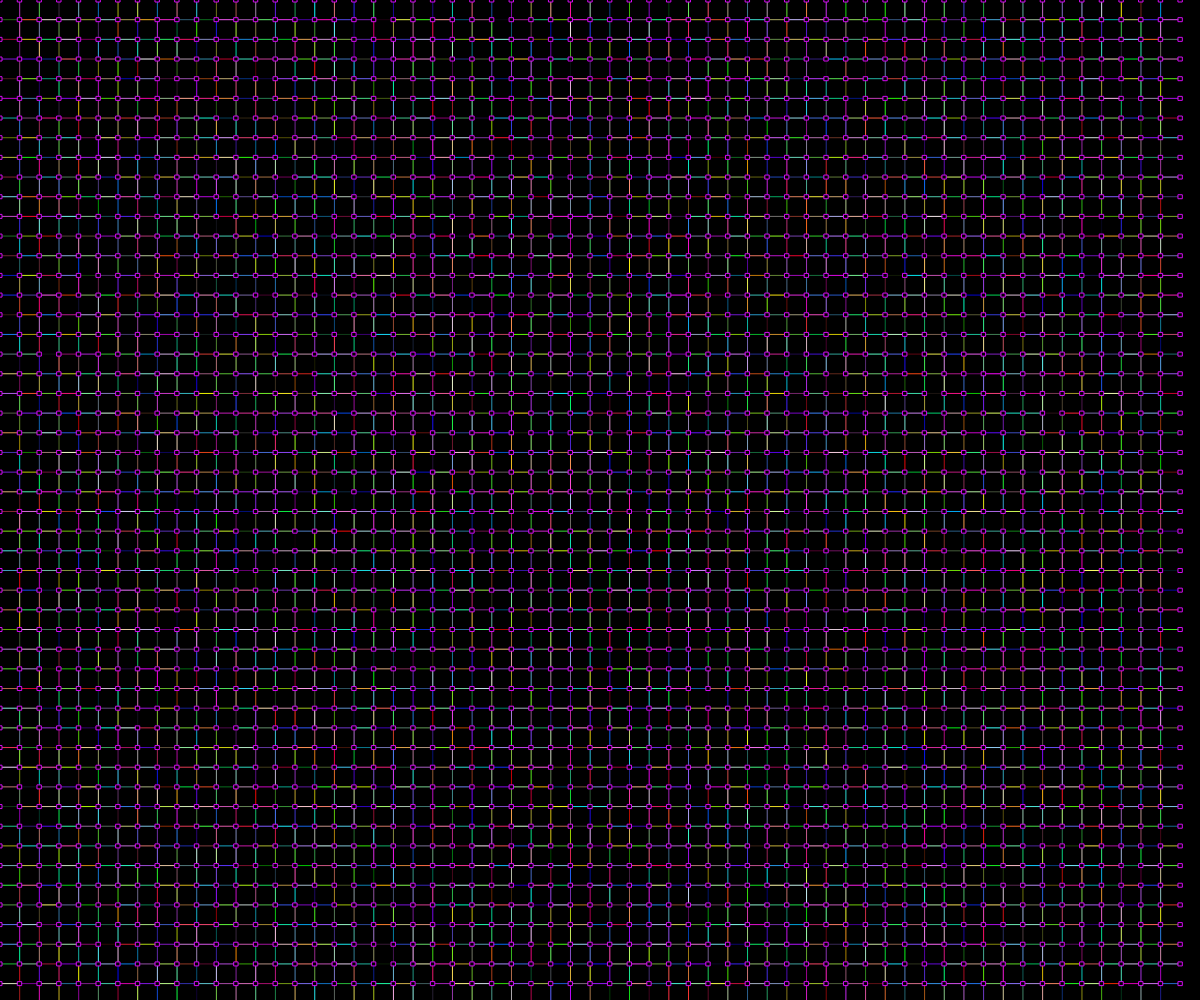
Frame 1 (no input)
Frame 60 (no input): identical to frame 1, image omitted
Frame 120 (the mouse pressed at the canvas centre since frame 60): identical to frame 1, image omitted

The p5.js sketch that drew this single still picture (run headless with seeded random() and noise() and a simulated clock; from frame 60 on, the mouse is pressed at the canvas centre):

// p5.js sketch
// ── sketch.js
let nodeArray = [];
let linkArray = [];
const cutHistory = [];

const gridCount = 60;
const friction = 0.99;
const forceMultiplier = 0.25;
const knifeRange = 10;
const speedLimit = 8;



const node = function (x, y, pinned) {
  this.pos = createVector(x, y);
  this.vel = createVector(0, 0);
  this.force = createVector(0, 0);
  this.pinned = pinned;
  this.show = () => rect(this.pos.x, this.pos.y, 4);

  this.update = () => {
    if (this.pinned) return;
    const acc = this.force.mult(forceMultiplier);

    this.vel.add(acc);
    this.vel.limit(speedLimit);
    this.pos.add(this.vel);

    this.force.mult(0);
    this.vel.mult(friction);
  };
};

const link = function (node1, node2) {
  this.node1 = node1;
  this.node2 = node2;
  
  // Generate random color for the link
  this.color = color(random(255), random(255), random(255));

  this.getMiddlePoint = () => this.node1.pos.copy().add(this.node2.pos).div(2);

  this.show = () => {
    stroke(this.color);
    line(
      this.node1.pos.x,
      this.node1.pos.y,
      this.node2.pos.x,
      this.node2.pos.y
    );
  };

  this.update = () => {
    const difference = node2.pos.copy().sub(node1.pos);
    this.node1.pinned || this.node1.force.add(difference);
    this.node2.pinned || this.node2.force.sub(difference);
  };
};


function setup() {
  noCursor()
  //const m = min(windowWidth, windowHeight);
  createCanvas(windowWidth,windowHeight);
  nodeArray = createNodes();
  linkArray = createLinks(nodeArray);
}

function createNodes() {
  const nodes = [];
  const maxDimension = max(windowWidth, windowHeight);
  const spacing = maxDimension / (gridCount + 1); // Add 1 to gridCount for the boundary nodes

  for (let j = 0; j <= gridCount; j++) {
    for (let i = 0; i <= gridCount; i++) {
      const x = i * spacing;
      const y = j * spacing;
      const pinned = i === 0 || j === 0 || i === gridCount || j === gridCount;
      nodes.push(new node(x, y, pinned));
    }
  }
  return nodes;
}

function createLinks(nodes) {
  const links = [];
  nodes.forEach((current, index) => {
    const rest = nodes.slice(index + 1);
    const neighbors = rest.filter(
      (target) => current.pos.dist(target.pos) <= width / gridCount
    );
    neighbors.forEach(
      (target) =>
        (current.pinned && target.pinned) ||
        links.push(new link(current, target))
    );
  });
  return links;
}

function draw() {
  background(0)
  //stroke(255)
  fill(0);
  
  rectMode(CENTER);

  linkArray.forEach((link) => link.update());
  nodeArray.forEach((node) => node.update());

  linkArray.forEach((link) => link.show());
  nodeArray.forEach((node) => node.show());

  if (keyIsPressed && (key == " " || key == "u" || key == "U")) undo();
}

function undo() {
  if (!cutHistory.length) return;
  const tail = cutHistory.pop();
  linkArray.push(tail);
}

function mouseDragged() {
  const mouse = createVector(mouseX, mouseY);

  linkArray = linkArray.filter((link) => {
    const middle = link.getMiddlePoint();
    const difference = middle.copy().sub(mouse);
    const distance = Math.hypot(difference.x, difference.y);

    if (distance > knifeRange) return true;
    cutHistory.push(link);
    return false;
  });
}
